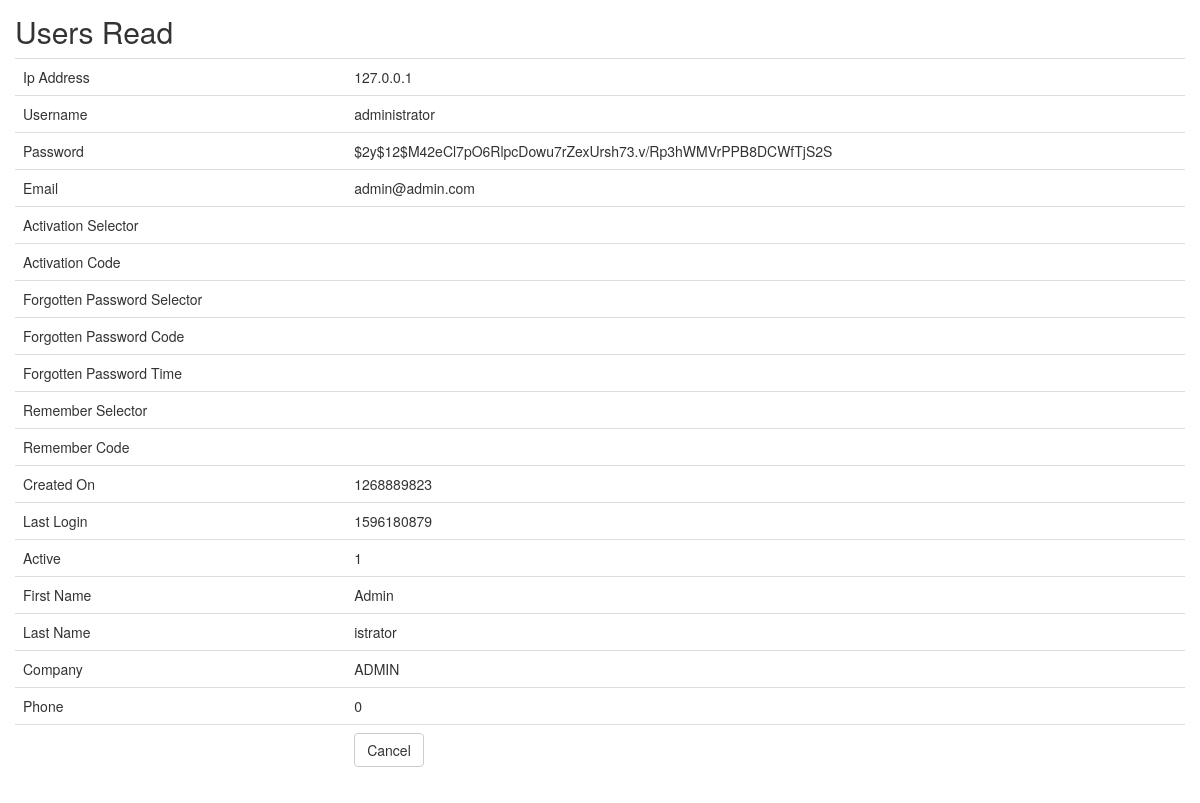
/users/read/1, run on the app's committed database.
### tables this page shows
CREATE TABLE `users` (
  `id` int(11) UNSIGNED NOT NULL,
  `ip_address` varchar(45) NOT NULL,
  `username` varchar(100) DEFAULT NULL,
  `password` varchar(255) NOT NULL,
  `email` varchar(254) NOT NULL,
  `activation_selector` varchar(255) DEFAULT NULL,
  `activation_code` varchar(255) DEFAULT NULL,
  `forgotten_password_selector` varchar(255) DEFAULT NULL,
  `forgotten_password_code` varchar(255) DEFAULT NULL,
  `forgotten_password_time` int(11) UNSIGNED DEFAULT NULL,
  `remember_selector` varchar(255) DEFAULT NULL,
  `remember_code` varchar(255) DEFAULT NULL,
  `created_on` int(11) UNSIGNED NOT NULL,
  `last_login` int(11) UNSIGNED DEFAULT NULL,
  `active` tinyint(1) UNSIGNED DEFAULT NULL,
  `first_name` varchar(50) DEFAULT NULL,
  `last_name` varchar(50) DEFAULT NULL,
  `company` varchar(100) DEFAULT NULL,
  `phone` varchar(20) DEFAULT NULL
);

### application/controllers/Users.php (called while the page is built, shortened)
<?php
class Users extends CI_Controller
{
    function __construct()
    {
        $this->load->model('Users_model');
        $this->load->library('form_validation');
    }
    public function read($id)
    {
        $row = $this->Users_model->get_by_id($id);
        if ($row) {
            $data = array(
		'id' => $row->id,
		'ip_address' => $row->ip_address,
		'username' => $row->username,
		'password' => $row->password,
		'email' => $row->email,
		'activation_selector' => $row->activation_selector,
		'activation_code' => $row->activation_code,
		'forgotten_password_selector' => $row->forgotten_password_selector,
		'forgotten_password_code' => $row->forgotten_password_code,
		'forgotten_password_time' => $row->forgotten_password_time,
		'remember_selector' => $row->remember_selector,
		'remember_code' => $row->remember_code,
		'created_on' => $row->created_on,
		'last_login' => $row->last_login,
		'active' => $row->active,
		'first_name' => $row->first_name,
		'last_name' => $row->last_name,
		'company' => $row->company,
		'phone' => $row->phone,
	    );
            $this->load->view('users/users_read', $data);
        } else {
            $this->session->set_flashdata('message', 'Record Not Found');
            redirect(site_url('users'));
        }
    }
}

### index.php (called while the page is built, shortened)
<?php
require_once BASEPATH.'core/CodeIgniter.php';

### application/models/Users_model.php (called while the page is built, shortened)
<?php
class Users_model extends CI_Model
{
    public $table = 'users';
    public $id = 'id';
    function get_by_id($id)
    {
        $this->db->where($this->id, $id);
        return $this->db->get($this->table)->row();
    }
}

### application/views/users/users_read.php (the view, shortened to what this page needs)
<!doctype html>
<html>
    <head>
        <link rel="stylesheet" href="<?php echo base_url('assets/bootstrap/css/bootstrap.min.css') ?>"/>
    </head>
    <body>
        <h2 style="margin-top:0px">Users Read</h2>
        <table class="table">
	    <tr><td>Ip Address</td><td><?php echo $ip_address; ?></td></tr>
	    <tr><td>Username</td><td><?php echo $username; ?></td></tr>
	    <tr><td>Password</td><td><?php echo $password; ?></td></tr>
	    <tr><td>Email</td><td><?php echo $email; ?></td></tr>
	    <tr><td>Activation Selector</td><td><?php echo $activation_selector; ?></td></tr>
	    <tr><td>Activation Code</td><td><?php echo $activation_code; ?></td></tr>
	    <tr><td>Forgotten Password Selector</td><td><?php echo $forgotten_password_selector; ?></td></tr>
	    <tr><td>Forgotten Password Code</td><td><?php echo $forgotten_password_code; ?></td></tr>
	    <tr><td>Forgotten Password Time</td><td><?php echo $forgotten_password_time; ?></td></tr>
	    <tr><td>Remember Selector</td><td><?php echo $remember_selector; ?></td></tr>
	    <tr><td>Remember Code</td><td><?php echo $remember_code; ?></td></tr>
	    <tr><td>Created On</td><td><?php echo $created_on; ?></td></tr>
	    <tr><td>Last Login</td><td><?php echo $last_login; ?></td></tr>
	    <tr><td>Active</td><td><?php echo $active; ?></td></tr>
	    <tr><td>First Name</td><td><?php echo $first_name; ?></td></tr>
	    <tr><td>Last Name</td><td><?php echo $last_name; ?></td></tr>
	    <tr><td>Company</td><td><?php echo $company; ?></td></tr>
	    <tr><td>Phone</td><td><?php echo $phone; ?></td></tr>
	    <tr><td></td><td><a href="<?php echo site_url('users') ?>" class="btn btn-default">Cancel</a></td></tr>
	</table>
        </body>
</html>

### application/views/users/users_read.php (style rules this page uses)
body { padding: 15px; }

### data on the page
users: ip_address "127.0.0.1", username "administrator", password "$2y$12$M42eCl7pO6RlpcDowu7rZexUrsh73.v/Rp3hWMVrPPB8DCWfTjS2S", email "admin@admin.com", created_on "1268889823", last_login "1596180879", active "1", first_name "Admin", last_name "istrator", company "ADMIN", phone "0"
